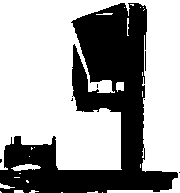
#> input picture sample_images/coffee_maker_sample_mask.png, 180 x 193 px
$ python image_processor.py sample_images/coffee_maker_sample_mask.png   (older library calls are emulated)
#> lines starting #> are read from the running program, lines starting #| are printed output that depends on the picture; after the words box and inside, x2 and y2 are one past the last pixel; in counts of white or black regions, pixels touching at a corner belong together
import sys

import numpy as np

sys.path.append('/usr/local/lib/python2.7/site-packages')
import cv2

debugging = False

COFFEE_MAKER_MASK_FILE = 'sample_images/coffee_maker_sample_mask.png'
COFFEE_MAKER_MASK_THRESHOLD = 1000

COFFEE_POT_MASK_THRESHOLD = 100000

COFFEE_MAKES_COLOR_RANGES = [
    ((0, 80), (0, 80), (0, 80)),
    ((0, 100), (0, 100), (0, 100)),
    ((0, 120), (0, 120), (0, 120)),
    ((0, 140), (0, 140), (0, 140)),
]

COFFEE_POT_TOP_COLOR_RANGE = ((0, 90), (0, 90), (0, 90))


def extract_color_as_new_image(img, limit):
    lower_limit = [limit[i][0] for i in range(3)]
    upper_limit = [limit[i][1] for i in range(3)]

    lower = np.array(lower_limit, dtype="uint8")
    upper = np.array(upper_limit, dtype="uint8")

    mask = cv2.inRange(img, lower, upper)
    mask_inv = cv2.bitwise_not(mask)
    img3 = cv2.bitwise_and(img, img, mask=mask)

    image = np.zeros(img3.shape, np.uint8)
    image[:] = (255, 255, 255)

    img3 = cv2.bitwise_or(img3, image, mask=mask_inv)
    return img3


# [8 lines left out: function match_template, not called in this run]


def get_coffee_maker_aabb(img):
    template = cv2.imread(COFFEE_MAKER_MASK_FILE, cv2.IMREAD_COLOR)
    return match_template(img, template)


def get_sub_image(img, top_left, bottom_right):
    return img[top_left[1]:bottom_right[1], top_left[0]:bottom_right[0]]


# [39 lines left out: functions get_coffee_pot_aabb, get_coffee_level, not called in this run]


def process_image(img, img_file):
    places = []

    for i, limits in enumerate(COFFEE_MAKES_COLOR_RANGES):
        img3 = extract_color_as_new_image(img, limits)
        debug(img3, 'coffee_maker_bw_%d' % i)
        top_left, bottom_right, max_val = get_coffee_maker_aabb(img3)
        img_normal = img.copy()
        cv2.rectangle(img_normal, top_left, bottom_right, (255, 0, 0), 2)
        debug(img_normal, 'coffee_maker_pos_%d' % i)
        places.append((max_val, top_left, bottom_right))

    score, top_left, bottom_right = sorted(places, key=lambda x: x[0])[-1]

    img = get_sub_image(img, top_left, bottom_right)

    score = int(score / 1000000)

    if score < COFFEE_MAKER_MASK_THRESHOLD:
        print("Coffee maker mask score: %s, failed" % score)
        return img, None

    print("Coffee maker mask score: %s, success" % score)
    debug(img, 'coffee_maker_pos')

    pot_tl, pot_br = (70, 90), (120, 170)
    pot_header_tl, pot_header_br = (0, 0), (50, 20)

    img_pot_with_top = get_sub_image(img, pot_tl, pot_br)

    h, w, d = img_pot_with_top.shape

    IMG_POT_OFFSET = (25, 2)

    img_pot_confirmer = get_sub_image(
        img_pot_with_top.copy(),
        (
            pot_header_tl[0] + IMG_POT_OFFSET[0],
            pot_header_tl[1] + IMG_POT_OFFSET[1]
        ),
        pot_header_br
    )
    img_pot = get_sub_image(
        img_pot_with_top.copy(),
        (0, pot_header_br[1]),
        (w, h)
    )

    debug(img_pot_confirmer, 'coffee_pot_confirmer_before')
    img_pot_confirmer = 255 - extract_color_as_new_image(
        img_pot_confirmer,
        COFFEE_POT_TOP_COLOR_RANGE
    )
    debug(img_pot_confirmer, 'coffee_pot_confirmer')

    cv2.rectangle(img_pot_with_top, pot_header_tl, pot_header_br, (255, 0, 0), 2)

    debug(img_pot_with_top, 'coffee_pot_pos')

    score = img_pot_confirmer.sum()

    if score < COFFEE_POT_MASK_THRESHOLD:
        print("Pot confirmer mask score: %s, failed, %s" % (score, img_file))
        return img, None

    print("Pot confirmer mask score: %s, success, %s" % (score, img_file))

    result = None
    result, coffee_level_image = get_coffee_level(img_pot)
    if result is not None:
        print("%s: %s" % (result, img_file))
    else:
        print("No pot: %s" % img_file)

    cv2.rectangle(img, pot_tl, pot_br, (200, 200, 200), 2)

    h, w, _ = img.shape
    COFFEE_IMG_WIDTH = 10
    coffee_img_height = coffee_level_image.shape[0]

    coffee_level_image = cv2.resize(
        coffee_level_image,
        (COFFEE_IMG_WIDTH, coffee_img_height),
        interpolation=cv2.INTER_AREA
    )

    img[
        pot_br[1] - coffee_img_height:pot_br[1],
        w-COFFEE_IMG_WIDTH:w
    ] = coffee_level_image

    cv2.rectangle(
        img,
        (w-2*COFFEE_IMG_WIDTH, pot_br[1] - result*coffee_img_height/100),
        (w-COFFEE_IMG_WIDTH, pot_br[1]),
        (0, 0, 0),
        -1
    )

    cv2.rectangle(
        img,
        (w-2*COFFEE_IMG_WIDTH, pot_br[1] - coffee_img_height),
        (w-COFFEE_IMG_WIDTH, pot_br[1] - result*coffee_img_height/100),
        (0, 0, 255),
        -1
    )

    return img, result


def debug(img, step):
    if debugging:
        filename = 'debug_output/%s.png' % step
        cv2.imwrite(filename, img)
        print('Wrote %s' % filename)


def rotate_image(img, degrees):
    rows, cols, _ = img.shape
    return cv2.warpAffine(
        img,
        cv2.getRotationMatrix2D((cols/2, rows/2), degrees, 1),
        (cols, rows)
    )


def preprocess_image(img):
    img = rotate_image(img, -90)
    img = get_sub_image(img, (450, 50), (960, 350))
    return img


if __name__ == "__main__":
    start = 1
    args = [a for a in sys.argv[1:]]
    if '-d' in args:
        debugging = True
        args = [a for a in args if a != '-d']

    for img_file in args:
        img = cv2.imread(img_file, cv2.IMREAD_COLOR)
#> img is the input picture: shape (193, 180, 3); 62.8% white; 7 black regions (5 under 20 px), largest, box (x1, y1, x2, y2) and area: (0, 3, 178, 193) 12895, (145, 51, 146, 71) 20
        img = preprocess_image(img)
#> in rotate_image, `return cv2.warpAffine( img, cv2.getRotationMatrix2D((cols/2, rows/2), ..`:
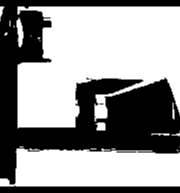
#> returned value: shape (193, 180, 3); min 0, max 255, mean 148.7
#> in preprocess_image, `img = get_sub_image(img, (450, 50), (960, 350))`: img = empty array
#> img = empty array
        debug(img, 'after_preprocess')
        img, value = process_image(img, img_file)
#> (the run stopped early here; a loop or call above may not have finished)
